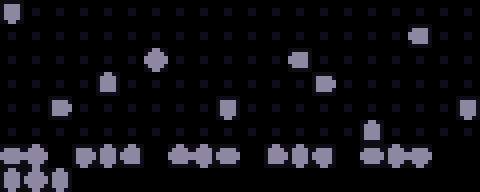

Rendered tile map (Tiled .tmx) drawn with the repository's tilesets; below, a short description and the full map source, tile grids included:
An orthogonal 20x8 tile map with 24x24 px tiles, 3 tile layers (emptyCells, placedRooms, staticRooms) and 16 objects (7x easy, 5x medium, 2x hard, start, end).

<map version="1.5" tiledversion="1.6.0" orientation="orthogonal" renderorder="right-down" width="20" height="8" tilewidth="24" tileheight="24" infinite="0" nextlayerid="5" nextobjectid="22">
 <tileset firstgid="1" name="mapIcons" tilewidth="24" tileheight="24" tilecount="16" columns="4">
  <image source="mapIcons.png" width="96" height="96" />
 </tileset>
 <layer id="1" name="emptyCells" width="20" height="8">
  <data encoding="csv">
4,4,4,4,4,4,4,4,4,4,4,4,4,4,4,4,4,4,4,4,
4,4,4,4,4,4,4,4,4,4,4,4,4,4,4,4,4,4,4,4,
4,4,4,4,4,4,4,4,4,4,4,4,4,4,4,4,4,4,4,4,
4,4,4,4,4,4,4,4,4,4,4,4,4,4,4,4,4,4,4,4,
4,4,4,4,4,4,4,4,4,4,4,4,4,4,4,4,4,4,4,4,
4,4,4,4,4,4,4,4,4,4,4,4,4,4,4,4,4,4,4,4,
0,0,0,0,0,0,0,0,0,0,0,0,0,0,0,0,0,0,0,0,
0,0,0,0,0,0,0,0,0,0,0,0,0,0,0,0,0,0,0,0
</data>
 </layer>
 <layer id="3" name="placedRooms" width="20" height="8">
  <data encoding="csv">
0,0,0,0,0,0,0,0,0,0,0,0,0,0,0,0,0,0,0,0,
0,0,0,0,0,0,0,0,0,0,0,0,0,0,0,0,0,0,0,0,
0,0,0,0,0,0,0,0,0,0,0,0,0,0,0,0,0,0,0,0,
0,0,0,0,0,0,0,0,0,0,0,0,0,0,0,0,0,0,0,0,
0,0,0,0,0,0,0,0,0,0,0,0,0,0,0,0,0,0,0,0,
0,0,0,0,0,0,0,0,0,0,0,0,0,0,0,0,0,0,0,0,
2,3,0,5,1,8,0,12,10,2,0,7,1,6,0,2,9,11,0,0,
1,3,1,0,0,0,0,0,0,0,0,0,0,0,0,0,0,0,0,0
</data>
 </layer>
 <layer id="2" name="staticRooms" width="20" height="8">
  <data encoding="csv">
14,0,0,0,0,0,0,0,0,0,0,0,0,0,0,0,0,0,0,0,
0,0,0,0,0,0,0,0,0,0,0,0,0,0,0,0,0,16,0,0,
0,0,0,0,0,0,3,0,0,0,0,0,16,0,0,0,0,0,0,0,
0,0,0,0,13,0,0,0,0,0,0,0,0,15,0,0,0,0,0,0,
0,0,15,0,0,0,0,0,0,14,0,0,0,0,0,0,0,0,0,14,
0,0,0,0,0,0,0,0,0,0,0,0,0,0,0,13,0,0,0,0,
0,0,0,0,0,0,0,0,0,0,0,0,0,0,0,0,0,0,0,0,
0,0,0,0,0,0,0,0,0,0,0,0,0,0,0,0,0,0,0,0
</data>
 </layer>
 <objectgroup id="4" name="roomThingies">
  <object id="1" name="start" x="144" y="48" width="24" height="24" />
  <object id="2" name="medium" x="0" y="0" width="24" height="24" />
  <object id="3" name="easy" x="48" y="96" width="24" height="24" />
  <object id="5" name="easy" x="96" y="72" width="24" height="24" />
  <object id="6" name="easy" x="216" y="96" width="24" height="24" />
  <object id="7" name="medium" x="288" y="48" width="24" height="24" />
  <object id="9" name="medium" x="312" y="72" width="24" height="24" />
  <object id="11" name="hard" x="408" y="24" width="24" height="24" />
  <object id="13" name="hard" x="360" y="120" width="24" height="24" />
  <object id="15" name="end" x="456" y="96" width="24" height="24" />
  <object id="16" name="easy" x="0" y="144" width="48" height="24" />
  <object id="17" name="easy" x="72" y="144" width="72" height="24" />
  <object id="18" name="easy" x="168" y="144" width="72" height="24" />
  <object id="19" name="easy" x="264" y="144" width="72" height="24" />
  <object id="20" name="medium" x="360" y="144" width="72" height="24" />
  <object id="21" name="medium" x="0" y="168" width="72" height="24" />
 </objectgroup>
</map>
